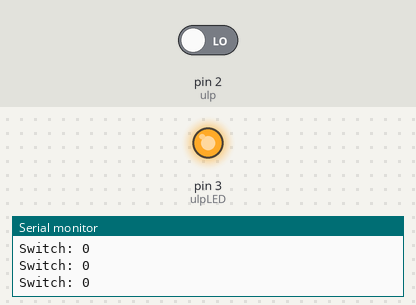
A sketch run on a simulated Arduino Uno, built with avr-gcc and run on an emulated ATmega328P. Parts: output pins drawn as LEDs (lit = HIGH), the last lines printed to the serial monitor. The inputs (shaded band) are chosen by the test bench; at power-on: pin 2 (ulp) LOW.

Above: at 1.2 s.
1.3 s: pin 2 (ulp) driven HIGH
At 2.5 s:
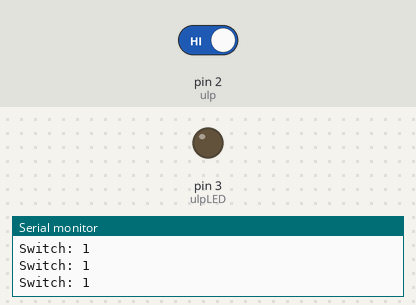
2.8 s: pin 2 (ulp) driven LOW
At 3.7 s:
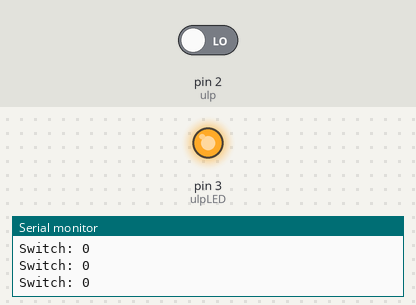
Timing chart, 0 to 5.8 s (numbered marks = the images above; inputs shaded):
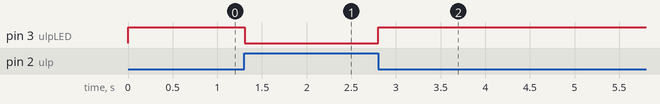

The sketch:

5.2_ONOFFTACSW.ino
```cpp
int ulp = 2; //digital
int ulpLED = 3; //digital pin
void setup() {
  pinMode(ulp, INPUT);
  pinMode(ulpLED, OUTPUT);
  Serial.begin(9600);
}

void loop() {
  int SwLevel = digitalRead(ulp);
  if (SwLevel == HIGH)
    digitalWrite(ulpLED, LOW);
  else
    digitalWrite(ulpLED, HIGH);
  Serial.print("Switch: ");
  Serial.println(SwLevel);
}
```

Measured:
- after the input at 1.3 s, pin 3 (ulpLED): HIGH → LOW at once
- after the input at 2.8 s, pin 3 (ulpLED): LOW → HIGH at once
